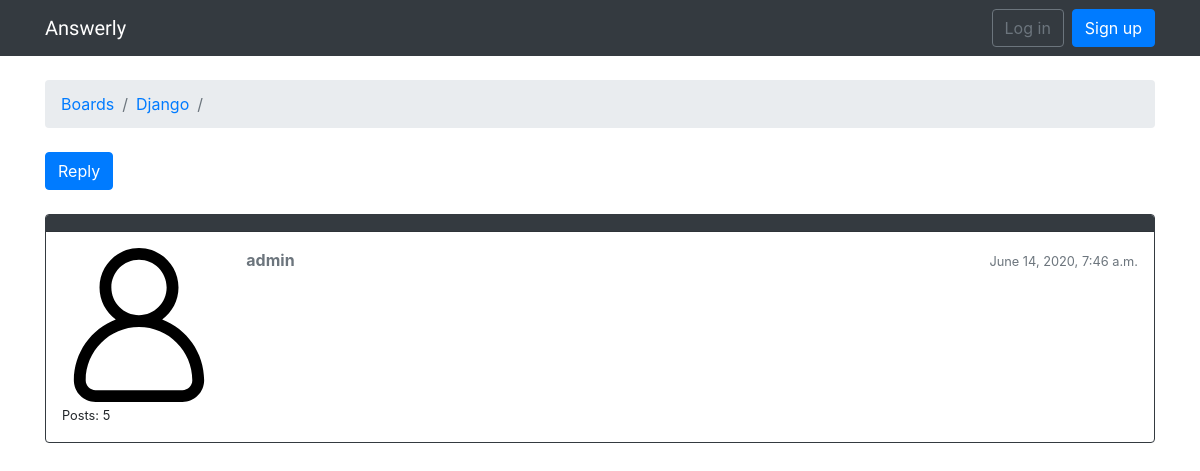
The app's page /boards/1/topics/1/, older data.
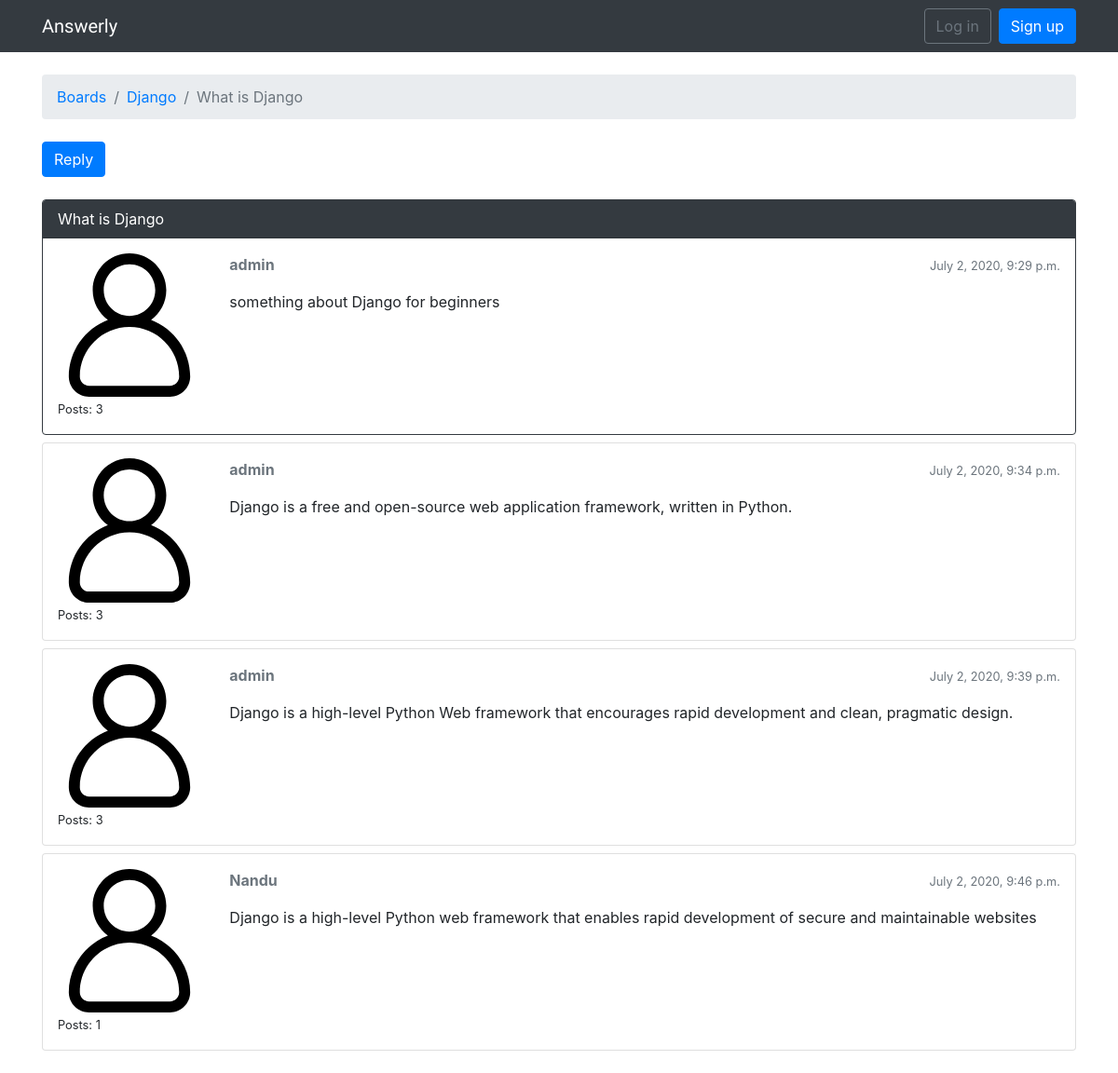
The same page, newer data.
### boards/models.py (models this page shows, shortened)
class Topic(models.Model):
    subject = models.CharField(max_length=255)
    last_updated = models.DateTimeField(auto_now_add=True)
    board = models.ForeignKey(Board,on_delete=models.CASCADE, related_name='topics')
    starter = models.ForeignKey(User, related_name='topics',on_delete=models.CASCADE)
    views = models.PositiveIntegerField(default=0)

class Board(models.Model):
    name = models.CharField(max_length=30, unique=True)
    description = models.CharField(max_length=100)

class Post(models.Model):
    message = models.TextField(max_length=4000)
    topic = models.ForeignKey(Topic, related_name='posts',on_delete= models.CASCADE)
    created_at = models.DateTimeField(auto_now_add=True)
    updated_at = models.DateTimeField(null=True)
    created_by = models.ForeignKey(User, related_name='posts', on_delete=models.CASCADE)
    updated_by = models.ForeignKey(User, null=True, related_name='+', on_delete=models.CASCADE)
    def get_message_as_markdown(self):
        return mark_safe(markdown(self.message, safe_mode='escape'))

### boards/views.py (the view)
# urls.py: path('boards/<pk>/topics/<topic_pk>/', views.PostListView.as_view(), name='topic_posts'),
class PostListView(ListView):
    model = Post
    context_object_name = 'posts'
    template_name = 'topic_posts.html'
    paginate_by = 20
    def get_context_data(self, **kwargs):
        session_key = 'viewed_topic_{}'.format(self.topic.pk)
        if not self.request.session.get(session_key, False):
            self.topic.views += 1
            self.topic.save()
            self.request.session[session_key] = True
        kwargs['topic'] = self.topic
        return super().get_context_data(**kwargs)
    def get_queryset(self):
        self.topic = get_object_or_404(Topic, board__pk=self.kwargs.get('pk'), pk=self.kwargs.get('topic_pk'))
        queryset = self.topic.posts.order_by('created_at')
        return queryset

### templates/topic_posts.html (shortened to what this page needs)
{% extends 'base.html' %}
{% load static %}
{% block breadcrumb %}
  <li class="breadcrumb-item"><a href="{% url 'home' %}">Boards</a></li>
  <li class="breadcrumb-item"><a href="{% url 'board_topics' topic.board.pk %}">{{ topic.board.name }}</a></li>
  <li class="breadcrumb-item active">{{ topic.subject }}</li>
{% endblock %}
{% block content %}
  <div class="mb-4">
    <a href="{% url 'reply_topic' topic.board.pk topic.pk %}" class="btn btn-primary" role="button">Reply</a>
  </div>
  {% for post in posts %}
    <div class="card {% if forloop.last %}mb-4{% else %}mb-2{% endif %} {% if forloop.first %}border-dark{% endif %}">
      {% if forloop.first %}
        <div class="card-header text-white bg-dark py-2 px-3">{{ topic.subject }}</div>
      {% endif %}
      <div class="card-body p-3">
        <div class="row">
          <div class="col-2">
            <img src="{% static 'img/avatar.svg' %}" alt="{{ post.created_by.username }}" class="w-100">
            <small>Posts: {{ post.created_by.posts.count }}</small>
          </div>
          <div class="col-10">
            <div class="row mb-3">
              <div class="col-6">
                <strong class="text-muted">{{ post.created_by.username }}</strong>
              </div>
              <div class="col-6 text-right">
                <small class="text-muted">{{ post.created_at }}</small>
              </div>
            </div>
            {{ post.get_message_as_markdown }}
          </div>
        </div>
      </div>
    </div>
  {% endfor %}
{% endblock %}

### templates/base.html (shortened to what this page needs)
{% load static %}<!DOCTYPE html>
<html>
  <head>
    <link rel="stylesheet" href="https://maxcdn.bootstrapcdn.com/bootstrap/4.0.0/css/bootstrap.min.css">
    <link rel="stylesheet" href="{% static 'css/app.css' %}">
  </head>
  <body>
  {% block body %}
    <nav class="navbar navbar-expand-lg navbar-dark bg-dark">
      <div class="container">
        <a class="navbar-brand" href="{% url 'home' %}">Answerly</a>
        <div class="collapse navbar-collapse" id="navbarSupportedContent">
          {% if user.is_authenticated %}
          <ul class="navbar-nav ml-auto">
            <li class="nav-item dropdown">
              <a class="nav-link dropdown-toggle" href="#" id="navbarDropdown" role="button" data-toggle="dropdown" aria-haspopup="true" aria-expanded="false">
                {{ user.username }}
              </a>
              <div class="dropdown-menu" aria-labelledby="navbarDropdown">
                <a class="dropdown-item" href="{% url 'my_account' %}">My account</a>
                <a class="dropdown-item" href="{% url 'password_change' %}">Change password</a>
                <div class="dropdown-divider"></div>
                <a class="dropdown-item" href="{% url 'logout' %}">Log out</a>
              </div>
            </li>
          </ul>
        {% else %}
          <form class="form-inline ml-auto">
            <a href="{% url 'login' %}" class="btn btn-outline-secondary">Log in</a>
            <a href="{% url 'signup' %}" class="btn btn-primary ml-2">Sign up</a>
          </form>
        {% endif %}
        </div>
      </div>
    </nav>
    <div class="container">
      <ol class="breadcrumb my-4">
        {% block breadcrumb %}
        {% endblock %}
      </ol>
      {% block content %}
      {% endblock %}
    </div>
  {% endblock body %}
  </body>
</html>

### static/css/app.css (style rules this page uses)
.navbar-brand { font-family: 'Peralta', cursive; }

Row changes from the older to the newer data that the page shows:
removed Post: created_by.posts.count "5", created_by.username "admin", created_at "June 14, 2020, 7:46 a.m."
changed Topic "Django": subject (not shown) → "What is Django"
added Post: {{ topic.subject }} "What is Django", created_by.posts.count "3", created_by.username "admin", created_at "July 2, 2020, 9:29 p.m.", get_message_as_markdown "something about Django for beginners"
now on this page (row edited): Post: created_by.posts.count "3", created_by.username "admin", created_at "July 2, 2020, 9:34 p.m.", get_message_as_markdown "Django is a free and open-source web application framework, written in Python."
now on this page (row edited): Post: created_by.posts.count "3", created_by.username "admin", created_at "July 2, 2020, 9:39 p.m.", get_message_as_markdown "Django is a high-level Python Web framework that encourages rapid development and clean, pragmatic design."
now on this page (row edited): Post: created_by.posts.count "1", created_by.username "Nandu", created_at "July 2, 2020, 9:46 p.m.", get_message_as_markdown "Django is a high-level Python web framework that enables rapid development of secure and maintainable websites"
